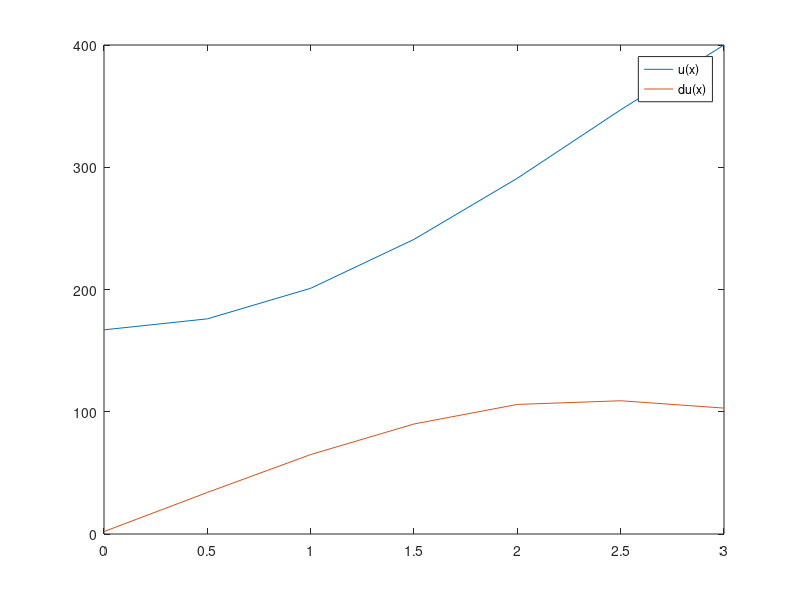

Here is the MATLAB script that generated this plot:
function ejercicio3

    h = 0.5;
    x = (0:h:3)';
    u = [167; 176; 201; 241; 291; 347; 400];

    d = zeros(7);
    d(1, 1:3) = [-3 4 -1];
    d(end, end - 2:end) = [1 -4 3];

    for i = 2:length(u) - 1
        d(i, i - 1:i + 1) = [-1 0 1];
    endfor

    d /= (2 * h);

    du = d * u

    plot(x, u, x, du);
    legend("u(x)", "du(x)");

    d2 = zeros(7);
    d2(1, 1:4) = [2 -5 4 -1];
    d2(end, end - 3:end) = [-1 4 -5 2];

    for i = 2:length(u) - 1
        d2(i, i - 1:i + 1) = [1, -2, 1];
    endfor

    d2u = d2 * u;
    s = [1 4 2 4 2 4 1];
    s *= (h / 3)
    d2u = 2 * pi * d2u;
    I = s*d2u

endfunction
